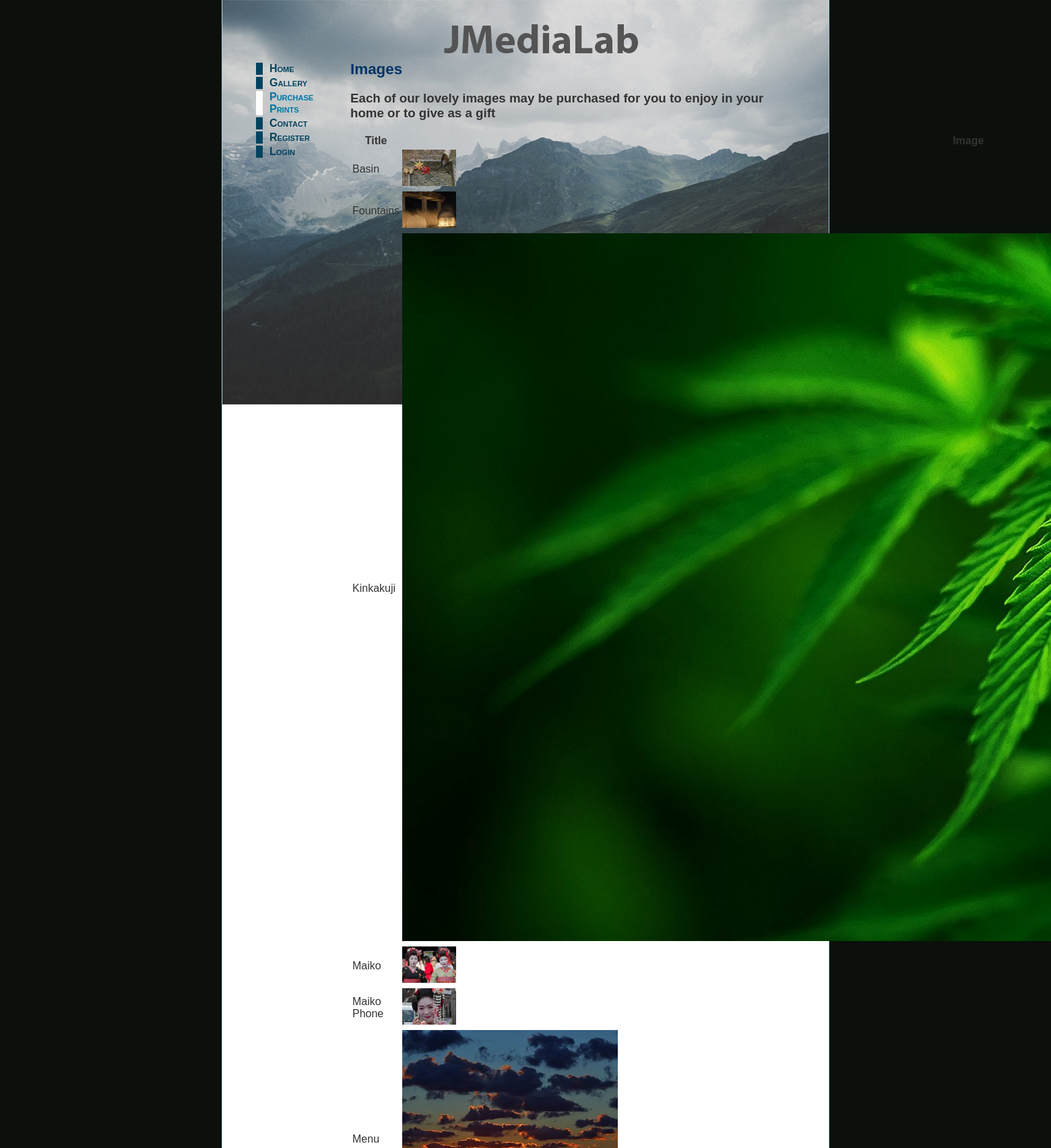
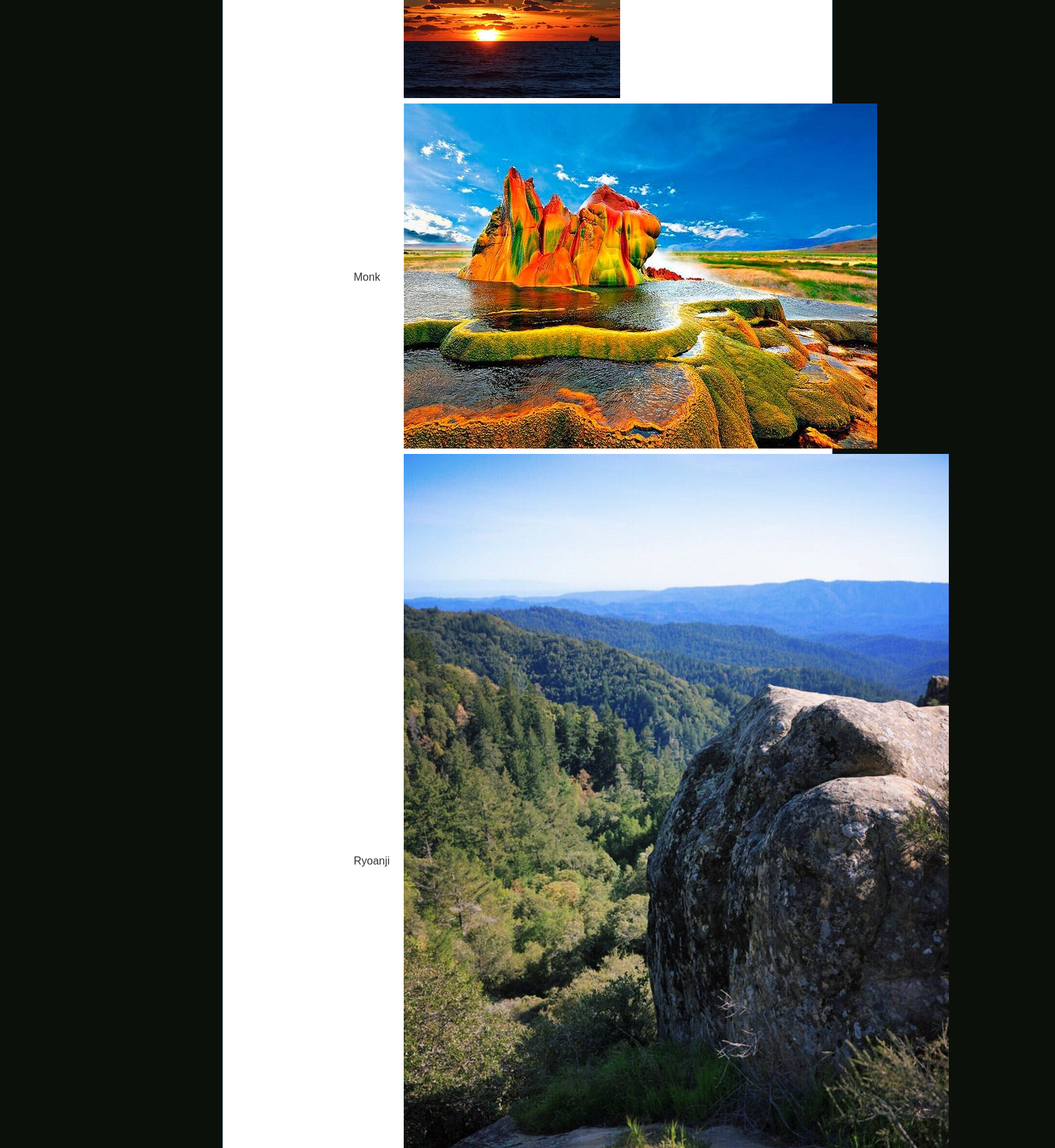
Screenshot of /JJ/product_list.php (upper part) with the database file from the repository (2 pictures, top to bottom).
### tables this page shows
CREATE TABLE IF NOT EXISTS JJ_images (
  image_id int(10) unsigned NOT NULL AUTO_INCREMENT,
  filename varchar(25) NOT NULL,
  caption varchar(120) NOT NULL,
  price decimal(6,2) NOT NULL,
  details text,
  PRIMARY KEY (image_id)
);

### JJ/product_list.php (the view, shortened to what this page needs)
<?php
	require './includes/header.php';
	require_once '../../mysqli_connect.php';
	$sql = 'SELECT * FROM JJ_images';
	$result = mysqli_query($dbc, $sql);
	function shortTitle ($title){
		$title = substr($title, 0, -4);
		$title = str_replace('_', ' ', $title);
		$title = ucwords($title);
		return $title;
	}
	?>
  <main>
	<h2>Images</h2>
	<h3>Each of our lovely images may be purchased for you to enjoy in your home or to give as a gift</h3>
    <table>
        <tr>
            <th>Title</th>
			<th>Image</th>
        </tr>
        <?php while($row = mysqli_fetch_assoc($result)) { ?>
			<tr>
                <td><?php echo (shortTitle($row['filename'])) ?></td>
                <td><?php echo '<img src =  "images/'. $row['filename'].  '">';?></td>
            </tr>
		<?php } ?>
    </table>
  </main>
<?php include 'includes/footer.php'; ?>

### JJ/styles/journey.css (style rules this page uses)
body { margin: 0; padding: 0; color: #333; font-family: "Trebuchet MS", Arial, Helvetica, sans-serif; overflow-y:scroll; background-color: rgb(11, 16, 11); }
h1, h2 { margin: 0 0 10px 0; font-family: Verdana, Arial, Helvetica, sans-serif; color: #036; }
h2 { font-size: 140%; }
main { margin: 0 10% 0 190px; min-width: 525px; max-width: 640px; }

### rows the page displays
jj_images: filename "Basin", filename (picture)
jj_images: filename "Fountains", filename (picture)
jj_images: filename "Kinkakuji", filename (picture)
jj_images: filename "Maiko", filename (picture)
jj_images: filename "Maiko Phone", filename (picture)
jj_images: filename "Menu", filename (picture)
jj_images: filename "Monk", filename (picture)
jj_images: filename "Ryoanji", filename (picture)
